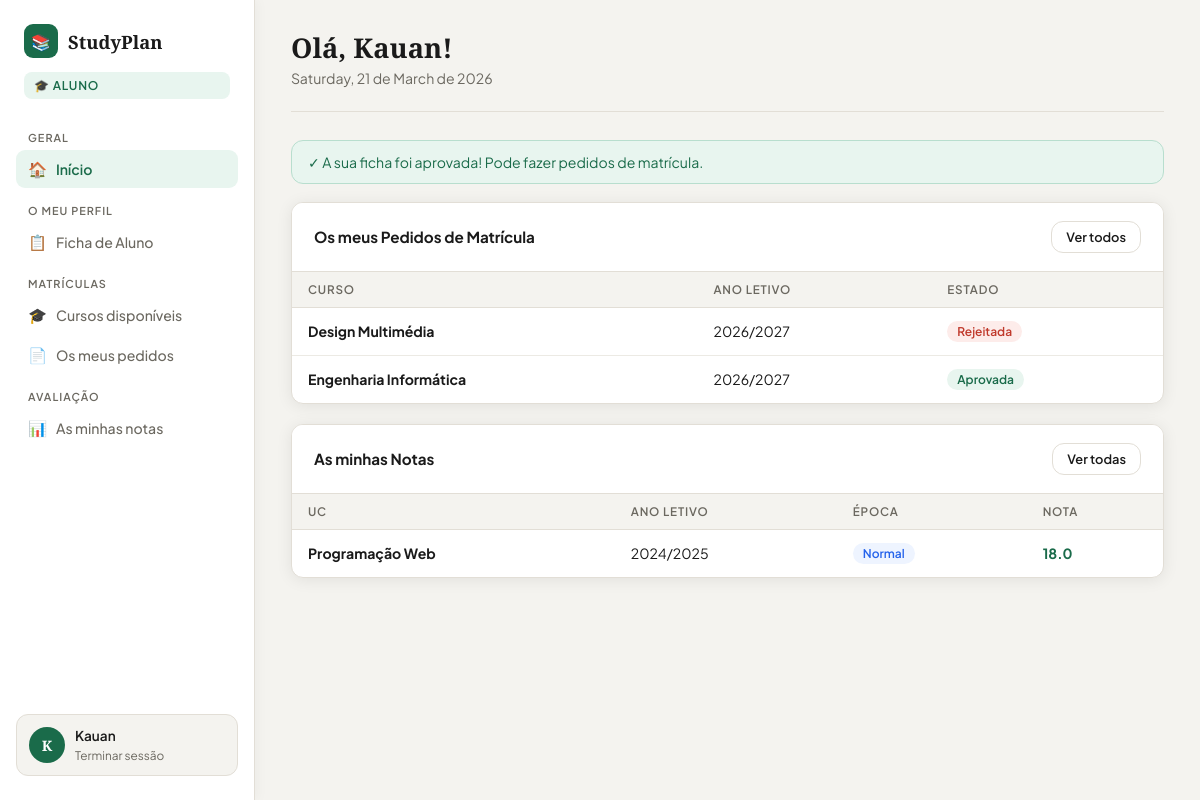
The page /aluno/dashboard.php (signed in) on the database its author committed.
### tables this page shows
CREATE TABLE `matriculas` (
  `id` int(11) NOT NULL,
  `utilizador_id` int(11) NOT NULL,
  `curso_id` int(11) NOT NULL,
  `ano_letivo` varchar(9) NOT NULL,
  `estado` enum('pendente','aprovada','rejeitada') DEFAULT 'pendente',
  `observacoes` text DEFAULT NULL,
  `decidido_por` int(11) DEFAULT NULL,
  `decidido_em` timestamp NULL DEFAULT NULL,
  `criado_em` timestamp NOT NULL DEFAULT current_timestamp()
);

CREATE TABLE `cursos` (
  `id` int(11) NOT NULL,
  `nome` varchar(150) NOT NULL,
  `descricao` text DEFAULT NULL,
  `duracao_anos` int(11) DEFAULT 3,
  `ativo` tinyint(1) DEFAULT 1,
  `criado_por` int(11) DEFAULT NULL,
  `criado_em` timestamp NOT NULL DEFAULT current_timestamp()
);

CREATE TABLE `notas` (
  `id` int(11) NOT NULL,
  `pauta_id` int(11) NOT NULL,
  `utilizador_id` int(11) NOT NULL,
  `nota` decimal(4,1) DEFAULT NULL,
  `observacoes` varchar(255) DEFAULT NULL,
  `editado_por` int(11) DEFAULT NULL,
  `editado_em` timestamp NOT NULL DEFAULT current_timestamp() ON UPDATE current_timestamp()
);

CREATE TABLE `ucs` (
  `id` int(11) NOT NULL,
  `nome` varchar(150) NOT NULL,
  `descricao` text DEFAULT NULL,
  `creditos` int(11) DEFAULT 6,
  `horas_semana` int(11) DEFAULT 4,
  `criado_em` timestamp NOT NULL DEFAULT current_timestamp()
);

CREATE TABLE `pautas` (
  `id` int(11) NOT NULL,
  `uc_id` int(11) NOT NULL,
  `curso_id` int(11) NOT NULL,
  `ano_letivo` varchar(9) NOT NULL,
  `epoca` enum('Normal','Recurso','Especial') NOT NULL,
  `criado_por` int(11) DEFAULT NULL,
  `criado_em` timestamp NOT NULL DEFAULT current_timestamp()
);

### aluno/dashboard.php (the view, shortened to what this page needs)
<?php
$db = getDB();
$uid = $_SESSION['user_id'];
$ficha = $db->prepare("SELECT f.*,c.nome as curso FROM fichas_aluno f LEFT JOIN cursos c ON f.curso_id=c.id WHERE f.utilizador_id=?");
$ficha->execute([$uid]); $ficha=$ficha->fetch();
$matriculas = $db->prepare("SELECT m.*,c.nome as curso FROM matriculas m JOIN cursos c ON m.curso_id=c.id WHERE m.utilizador_id=? ORDER BY m.criado_em DESC LIMIT 3");
$matriculas->execute([$uid]); $matriculas=$matriculas->fetchAll();
$notas = $db->prepare("SELECT n.*,u.nome as uc,p.epoca,p.ano_letivo FROM notas n JOIN pautas p ON n.pauta_id=p.id JOIN ucs u ON p.uc_id=u.id WHERE n.utilizador_id=? AND n.nota IS NOT NULL ORDER BY p.criado_em DESC LIMIT 5");
$notas->execute([$uid]); $notas=$notas->fetchAll();
?>
<!DOCTYPE html>
<html lang="pt-PT">
<head><meta charset="UTF-8"><title>Início – StudyPlan</title>
<link rel="stylesheet" href="../assets/css/style.css"></head>
<body>
<div class="layout">
    <?php include 'sidebar.php'; ?>
    <main class="main">
        <div class="topbar">
            <div>
                <h1>Olá, <?= htmlspecialchars(explode(' ',$_SESSION['user_nome'])[0]) ?>!</h1>
                <p><?= date('l, d \d\e F \d\e Y') ?></p>
            </div>
        </div>
        <?php if (!$ficha): ?>
        <div class="alert alert-warning">⚠ Ainda não preencheu a sua ficha de aluno. <a href="ficha.php" style="color:var(--warning);font-weight:600">Preencher agora →</a></div>
        <?php elseif ($ficha['estado']==='rascunho'): ?>
        <div class="alert alert-warning">📝 A sua ficha está em rascunho. <a href="ficha.php" style="color:var(--warning);font-weight:600">Submeter para validação →</a></div>
        <?php elseif ($ficha['estado']==='submetida'): ?>
        <div class="alert alert-info">⏳ A sua ficha está a aguardar validação pelo Gestor Pedagógico.</div>
        <?php elseif ($ficha['estado']==='aprovada'): ?>
        <div class="alert alert-success">✓ A sua ficha foi aprovada! Pode fazer pedidos de matrícula.</div>
        <?php elseif ($ficha['estado']==='rejeitada'): ?>
        <div class="alert alert-error">✕ A sua ficha foi rejeitada. <a href="ficha.php" style="color:var(--danger);font-weight:600">Ver observações →</a></div>
        <?php endif; ?>
        <div class="card" style="margin-bottom:20px;">
            <div class="card-header"><h3>Os meus Pedidos de Matrícula</h3><a href="matriculas.php" class="btn btn-secondary btn-sm">Ver todos</a></div>
            <?php if ($matriculas): ?>
            <table>
                <thead><tr><th>Curso</th><th>Ano letivo</th><th>Estado</th></tr></thead>
                <tbody>
                <?php foreach ($matriculas as $m): ?>
                <tr>
                    <td><strong><?= htmlspecialchars($m['curso']) ?></strong></td>
                    <td><?= $m['ano_letivo'] ?></td>
                    <td><span class="badge estado-<?= $m['estado'] ?>"><?= ucfirst($m['estado']) ?></span></td>
                </tr>
                <?php endforeach; ?>
                </tbody>
            </table>
            <?php else: ?>
                <div class="empty-state" style="padding:24px"><div class="empty-icon">📄</div><p>Nenhum pedido ainda. <a href="cursos.php" style="color:var(--accent)">Ver cursos →</a></p></div>
            <?php endif; ?>
        </div>
        <div class="card">
            <div class="card-header"><h3>As minhas Notas</h3><a href="notas.php" class="btn btn-secondary btn-sm">Ver todas</a></div>
            <?php if ($notas): ?>
            <table>
                <thead><tr><th>UC</th><th>Ano letivo</th><th>Época</th><th>Nota</th></tr></thead>
                <tbody>
                <?php foreach ($notas as $n): ?>
                <tr>
                    <td><strong><?= htmlspecialchars($n['uc']) ?></strong></td>
                    <td><?= $n['ano_letivo'] ?></td>
                    <td><span class="badge estado-<?= $n['epoca'] ?>"><?= $n['epoca'] ?></span></td>
                    <td><strong style="color:<?= $n['nota']>=10?'var(--success)':'var(--danger)' ?>"><?= number_format($n['nota'],1) ?></strong></td>
                </tr>
                <?php endforeach; ?>
                </tbody>
            </table>
            <?php else: ?>
                <div class="empty-state" style="padding:24px"><div class="empty-icon">📊</div><p>Nenhuma nota disponível ainda.</p></div>
            <?php endif; ?>
        </div>
    </main>
</div>
</body>
</html>

### assets/css/style.css (style rules this page uses)
:root { --bg: #F4F3EF; --bg2: #ECEAE4; --white: #FFFFFF; --card: #FFFFFF; --border: #E2DED6; --accent: #1A6B4A; --accent2: #2E9E6E; --accent3: #E8F5EF; --text: #1A1A1A; --muted: #6B6860; --danger: #C0392B; --danger-bg: #FDECEA; --warning: #D4761A; --warning-bg: #FEF3E7; --success: #1A6B4A; --success-bg: #E8F5EF; --radius: 12px; --shadow: 0 2px 16px rgba(0,0,0,0.08); --shadow-lg: 0 8px 32px rgba(0,0,0,0.12); }
* { margin: 0; padding: 0; box-sizing: border-box; }
body { font-family: 'Plus Jakarta Sans', sans-serif; background: var(--bg); color: var(--text); min-height: 100vh; font-size: 0.95rem; }
h1, h2, h3 { font-family: 'Playfair Display', serif; }
a { color: inherit; text-decoration: none; }
.btn { display: inline-flex; align-items: center; gap: 7px; padding: 11px 22px; border-radius: var(--radius); font-family: 'Plus Jakarta Sans', sans-serif; font-weight: 600; font-size: 0.88rem; cursor: pointer; border: none; transition: all 0.18s; text-decoration: none; white-space: nowrap; }
.btn-secondary { background: var(--white); color: var(--text); border: 1.5px solid var(--border); width: auto; }
.btn-sm { padding: 7px 14px; font-size: 0.8rem; }
.alert { padding: 12px 16px; border-radius: var(--radius); margin-bottom: 18px; font-size: 0.88rem; display: flex; align-items: flex-start; gap: 10px; }
.alert-success { background: var(--success-bg); border: 1px solid #b8dece; color: var(--success); }
.layout { display: flex; min-height: 100vh; }
.main { margin-left: 255px; flex: 1; padding: 32px 36px; min-height: 100vh; }
.topbar { display: flex; justify-content: space-between; align-items: flex-start; margin-bottom: 28px; padding-bottom: 24px; border-bottom: 1px solid var(--border); }
.topbar h1 { font-size: 1.7rem; line-height: 1.2; }
.topbar p { color: var(--muted); font-size: 0.88rem; margin-top: 4px; }
.card { background: var(--white); border: 1px solid var(--border); border-radius: var(--radius); overflow: hidden; box-shadow: var(--shadow); margin-bottom: 22px; }
.card-header { display: flex; justify-content: space-between; align-items: center; padding: 18px 22px; border-bottom: 1px solid var(--border); background: var(--white); }
.card-header h3 { font-family: 'Plus Jakarta Sans', sans-serif; font-size: 0.95rem; font-weight: 700; }
table { width: 100%; border-collapse: collapse; }
th { text-align: left; padding: 10px 16px; font-size: 0.73rem; color: var(--muted); text-transform: uppercase; letter-spacing: 0.8px; font-weight: 600; background: var(--bg); border-bottom: 1px solid var(--border); }
td { padding: 13px 16px; font-size: 0.88rem; border-bottom: 1px solid var(--bg2); vertical-align: middle; }
tr:last-child td { border-bottom: none; }
.badge { display: inline-flex; align-items: center; gap: 4px; padding: 3px 10px; border-radius: 50px; font-size: 0.75rem; font-weight: 600; }
.estado-aprovada { background: var(--success-bg); color: var(--success); }
.estado-rejeitada { background: var(--danger-bg); color: var(--danger); }
.estado-Normal { background: #EEF4FF; color: #2563EB; }

### rows shown on the page
matriculas: curso.nome "Design Multimédia", ano_letivo "2026/2027", estado "Rejeitada"
matriculas: curso.nome "Engenharia Informática", ano_letivo "2026/2027", estado "Aprovada"
notas: ucs.nome "Programação Web", pauta.ano_letivo "2024/2025", pauta.epoca "Normal", nota "18.0"

### other values the page prints
$ini "K"
$_SESSION['user_nome'] "Kauan"
explode(' ',$_SESSION['user_nome'])[0] "Kauan"
